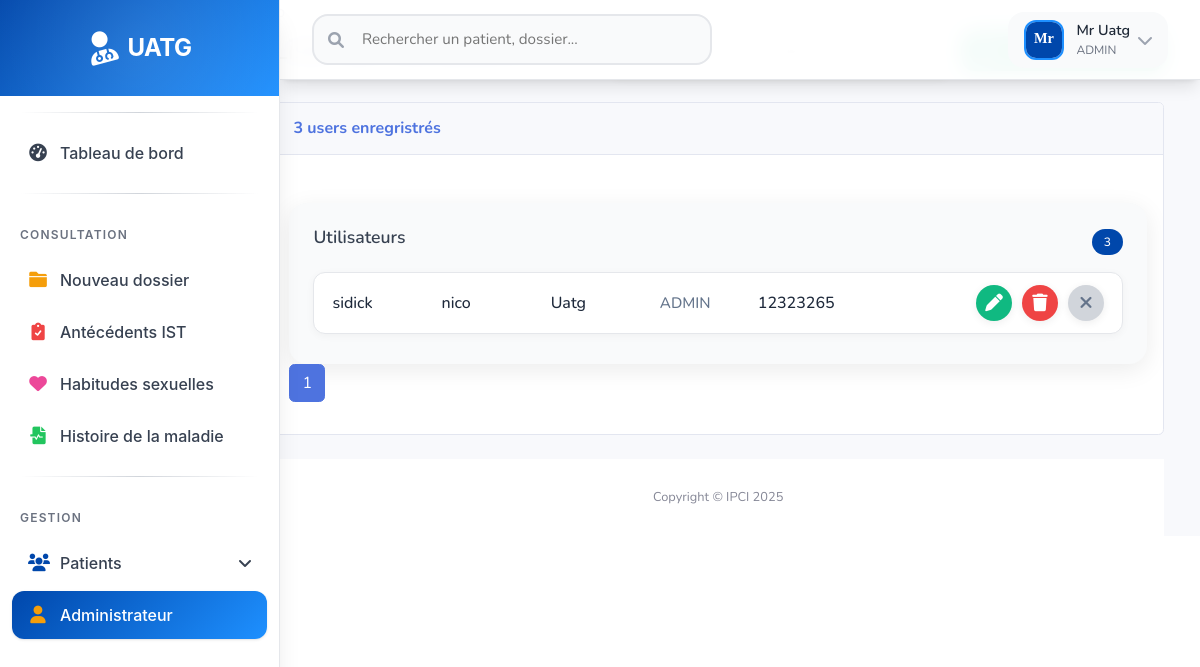
Page /Page/admin.php?login=Uatg (signed in) on the committed database.
### tables this page shows
CREATE TABLE IF NOT EXISTS `user` (
  `Id_user` int NOT NULL AUTO_INCREMENT,
  `Nom_user` varchar(30) DEFAULT NULL,
  `Prenom_user` varchar(50) DEFAULT NULL,
  `Email_user` varchar(15) NOT NULL,
  `Mdp_user` varchar(15) DEFAULT NULL,
  `Type_user` varchar(15) DEFAULT NULL,
  `Etat_user` int DEFAULT NULL,
  `Contact_user` varchar(15) DEFAULT NULL,
  `Login_user` varchar(15) NOT NULL,
  PRIMARY KEY (`Id_user`)
);

### page/admin.php (the view, shortened to what this page needs)
<?php
require_once("connexion.php");
$login = isset($_GET['login']) ? $_GET['login'] : "";
$size = isset($_GET['size']) ? $_GET['size'] : 3;
$page = isset($_GET['page']) ? $_GET['page'] : 1;
$reqadmin = "SELECT * FROM user where Login_user like '%$login%'";
$reqcount = "SELECT COUNT(*) countU FROM user";
$resultatadmin = $pdo->query($reqadmin);
$resultatcount = $pdo->query($reqcount);
$tabcount = $resultatcount->fetch();
$nbradmin = $tabcount['countU'];
$reste = $nbradmin % $size;
if ($reste === 0) {
    $nbrPage = $nbradmin / $size;
} else {
    $nbrPage = floor($nbradmin / $size) + 1;
}
?>
<!DOCTYPE html>
<html lang="en">
<head>
    <link href="../vendor/fontawesome-free/css/all.min.css" rel="stylesheet" type="text/css">
    <link href="../css/sb-admin-2.min.css" rel="stylesheet">
</head>
<body id="page-top">
    <div id="wrapper">
      <?php
           require_once("menu_gauche.php");
       ?>
<div class="main-content">
    <h2>Liste des utilisateurs</h2>
</div>
        <div id="content-wrapper" class="d-flex flex-column">
            <div id="content">
               <?php
                require_once("menu_haut.php")
               ?>
                <div class="container-fluid">
                    <div class="row">
                    <div class="container-fluid" id="container-wrapper">
          <div class="d-sm-flex align-items-center justify-content-between mb-4 flex-wrap" style="gap: 12px;">
            <h1 class="h3 mb-0 text-gray-800">Liste des utilisateurs</h1>
            <div style="display: flex; gap: 12px; align-items: center; flex-wrap: wrap;">
                <a href="newutilisateur.php" class="add-user-btn"><i class="fas fa-user-plus"></i> Ajouter utilisateur</a>
            </div>
          </div>
          <div class="row">
            <div class="col-lg-12">
              <div class="card mb-4">
                <div class="card-header py-3 d-flex flex-row align-items-center justify-content-between">
                  <h6 class="m-0 font-weight-bold text-primary"><?php echo $nbradmin?> users enregristrés</h6>
                </div>
                <div class="table-responsive p-3">
                  <div class="users-list-container" id="usersListContainer">
                    <div class="users-header">
                        <h3 class="users-title">Utilisateurs</h3>
                        <span class="users-count" id="usersCount"><?php echo $nbradmin; ?></span>
                    </div>
                    <?php while($user=$resultatadmin->fetch()){ ?>
                        <div class="user-row <?php echo $user["Etat_user"]==1?'text-primary ':'text-gray-500' ?>">
                            <div class="user-col"><?php echo htmlspecialchars($user["Nom_user"]); ?></div>
                            <div class="user-col"><?php echo htmlspecialchars($user["Prenom_user"]); ?></div>
                            <div class="user-col"><?php echo htmlspecialchars($user["Login_user"]); ?></div>
                            <div class="user-col small"><?php echo htmlspecialchars($user["Type_user"]); ?></div>
                            <div class="user-col"><?php echo htmlspecialchars($user["Contact_user"]); ?></div>
                            <div class="user-actions">
                                <a href="#" class="patient-action-btn modifier edit-user-link" title="Modifier"
                                   data-url="modifieruser.php?idU=<?php echo $user['Id_user']; ?>"
                                   data-nom="<?php echo htmlspecialchars($user['Nom_user']); ?>"
                                   data-prenom="<?php echo htmlspecialchars($user['Prenom_user']); ?>"
                                   data-login="<?php echo htmlspecialchars($user['Login_user']); ?>"
                                   data-email="<?php echo htmlspecialchars($user['Email_user']); ?>"
                                   data-role="<?php echo htmlspecialchars($user['Type_user']); ?>"
                                   data-contact="<?php echo htmlspecialchars($user['Contact_user']); ?>">
                                   <i class="fas fa-pen"></i>
                                </a>
                                <a href="#" class="patient-action-btn supprimer delete-user-link" title="Supprimer"
                                   data-url="supprimeruser.php?idU=<?php echo $user['Id_user']; ?>"
                                   data-nom="<?php echo htmlspecialchars($user['Nom_user']); ?>"
                                   data-prenom="<?php echo htmlspecialchars($user['Prenom_user']); ?>"
                                   data-login="<?php echo htmlspecialchars($user['Login_user']); ?>"
                                   data-email="<?php echo htmlspecialchars($user['Email_user']); ?>"
                                   data-role="<?php echo htmlspecialchars($user['Type_user']); ?>"
                                   data-contact="<?php echo htmlspecialchars($user['Contact_user']); ?>">
                                   <i class="fas fa-trash"></i>
                                </a>
                                <a href="Activeruser.php?idU=<?php echo $user["Id_user"] ?>&etat=<?php echo $user["Etat_user"] ?>" class="user-action-btn <?php echo $user["Etat_user"]==1 ? 'desactiver' : 'activer'; ?>" title="<?php echo $user["Etat_user"]==1 ? 'Désactiver' : 'Activer'; ?>">
                                    <?php
                                        if($user["Etat_user"]==1)
                                            echo'<i class="fa fa-times" aria-hidden="true"></i>';
                                        else
                                            echo'<i class="fa fa-check" aria-hidden="true"></i>';
                                    ?>
                                </a>
                            </div>
                        </div>
                    <?php } ?>
                  </div>
                  <nav aria-label="Page navigation example">
                        <ul class="pagination">
                        <?php  for( $i=1;$i<=$nbrPage;$i++ ){?>
                          <li class="page-item <?php if($i==$page)echo"page-item active"?>">
                            <a class="page-link" href="user.php?page=<?php echo $i; ?>&login=<?php echo $login; ?> ">
                              <?php  echo $i;?>
                            </a>
                          <?php } ?>
                      </li>
                        </ul>
                 </nav>
                </div>
              </div>
            </div>
            </div>
            <footer class="sticky-footer bg-white">
                <div class="container my-auto">
                    <div class="copyright text-center my-auto">
                        <span>Copyright &copy; IPCI  2025</span>
                    </div>
                </div>
            </footer>
        </div>
    </div>
</body>
</html>

### page/admin.php (style rules this page uses)
.users-list-container { width: 100%; max-width: 1100px; margin: 32px auto 0 auto; background: var(--gray-50, #f9fafb); border-radius: 18px; box-shadow: 0 6px 24px rgba(0,0,0,0.08); padding: 24px 0 18px 0; }
.users-header { width: 100%; display: flex; align-items: center; justify-content: space-between; margin-bottom: 16px; padding: 0 24px; }
.users-title { font-size: 1.1rem; font-weight: 600; color: var(--gray-700, #374151); }
.users-count { background: var(--primary, #0047ab); color: white; padding: 4px 12px; border-radius: 20px; font-size: 12px; font-weight: 500; }
.user-row { display: flex; align-items: center; background: white; border: 1.5px solid var(--gray-200, #e5e7eb); border-radius: 12px; margin: 0 24px 12px 24px; padding: 12px 18px; transition: box-shadow 0.2s, border 0.2s, background 0.2s; box-shadow: 0 2px 8px rgba(0,0,0,0.04); gap: 18px; }
.user-col { flex: 1 1 0; min-width: 0; font-size: 1rem; color: #1e293b; font-weight: 500; white-space: nowrap; overflow: hidden; text-overflow: ellipsis; }
.user-col.small { flex: 0 0 80px; font-size: 0.95em; color: #64748b; }
.user-actions { display: flex; gap: 10px; flex: 0 0 auto; }
.patient-action-btn, .user-action-btn { border: none; border-radius: 50%; width: 36px; height: 36px; font-size: 1.1em; cursor: pointer; box-shadow: 0 2px 8px rgba(0,0,0,0.07); transition: background 0.2s, color 0.2s; display: flex; align-items: center; justify-content: center; }
.patient-action-btn.modifier, .user-action-btn.modifier { background: #10b981; color: #fff; }
.patient-action-btn.supprimer, .user-action-btn.supprimer { background: #ef4444; color: #fff; }
.user-action-btn.desactiver { background: #d1d5db; color: #64748b; }
.add-user-btn { background: linear-gradient(135deg, #10b981 0%, #059669 100%); color: white; border: none; border-radius: 12px; padding: 8px 18px; font-size: 1em; font-weight: 600; cursor: pointer; box-shadow: 0 2px 8px rgba(16,185,129,0.13); transition: background 0.2s, box-shadow 0.2s, transform 0.2s; letter-spacing: 0.3px; display: flex; align-items: center; gap: 8px; text-decoration: none; }

### page/menu_gauche.php (style rules this page uses)
:root { --primary: #0047ab; --primary-light: #1e90ff; --primary-dark: #003380; --secondary: #f8fafc; --accent: #10b981; --danger: #ef4444; --warning: #f59e0b; --success: #22c55e; --gray-50: #f9fafb; --gray-100: #f3f4f6; --gray-200: #e5e7eb; --gray-300: #d1d5db; --gray-400: #9ca3af; --gray-500: #6b7280; --gray-600: #4b5563; --gray-700: #374151; --gray-800: #1f2937; --gray-900: #111827; --shadow-sm: 0 1px 2px 0 rgb(0 0 0 / 0.05); --shadow: 0 1px 3px 0 rgb(0 0 0 / 0.1), 0 1px 2px -1px rgb(0 0 0 / 0.1); --shadow-md: 0 4px 6px -1px rgb(0 0 0 / 0.1), 0 2px 4px -2px rgb(0 0 0 / 0.1); --shadow-lg: 0 10px 15px -3px rgb(0 0 0 / 0.1), 0 4px 6px -4px rgb(0 0 0 / 0.1); --shadow-xl: 0 20px 25px -5px rgb(0 0 0 / 0.1), 0 8px 10px -6px rgb(0 0 0 / 0.1); }
* { margin: 0; padding: 0; box-sizing: border-box; }

### rows in the picture
user: Nom_user "sidick", Prenom_user "nico", Login_user "Uatg", Type_user "ADMIN", Contact_user "12323265", Etat_user 1 (drawn)

### other values in the picture
$_SESSION['user']['Login_user'] "Uatg"
$_SESSION['user']['Type_user'] "ADMIN"
$nbradmin "3"
